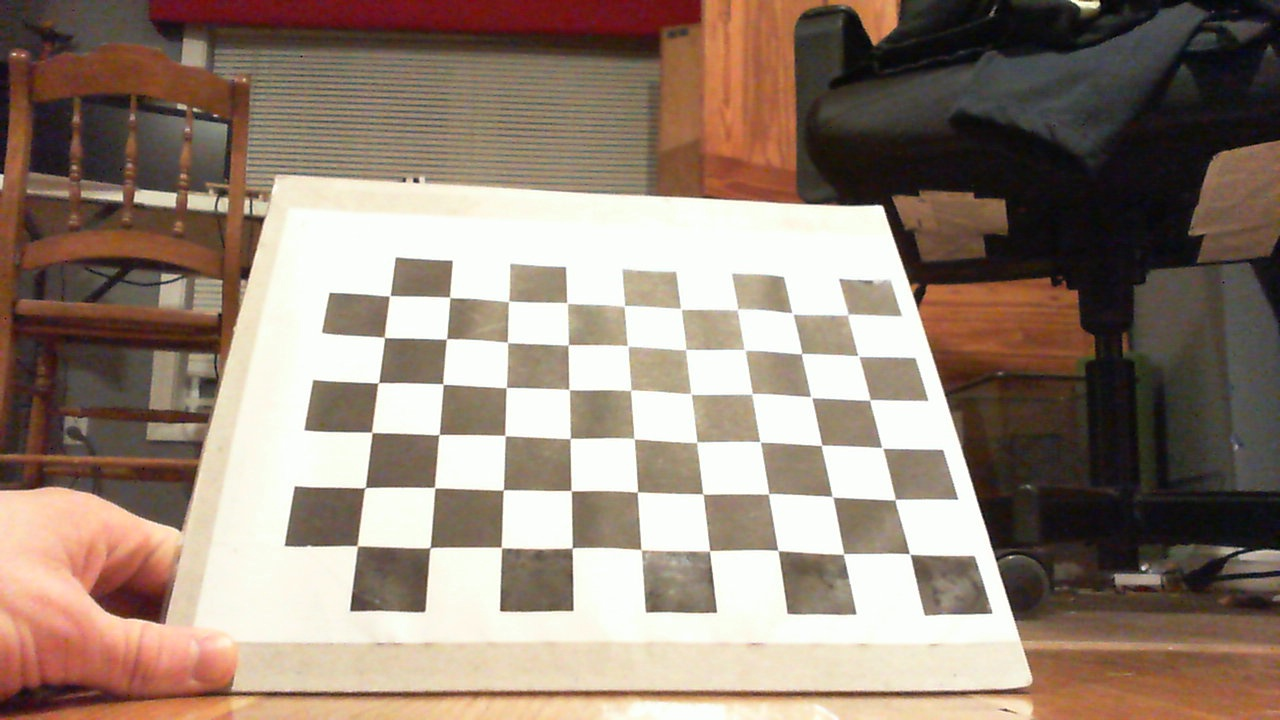
#> input picture CameraCalibration/CameraCalibrationImages/image0000.jpg, 1280 x 720 px, given as the content of the folder /Users/Benjamin/Downloads/Cal_Imgs, which was not available
$ python Undistort.py
#> lines starting #> are read from the running program, lines starting #| are printed output that depends on the picture; pictures that were not available may be replaced by others from this repository, and a replacement may not be noted
import cv2
import numpy as np
import glob
import os

# termination criteria
criteria = (cv2.TERM_CRITERIA_EPS + cv2.TERM_CRITERIA_MAX_ITER, 30, 0.001)

# 6x9 chess board, prepare object points, like (0,0,0), (1,0,0), (2,0,0) ....,(6,5,0)
object_point = np.zeros((6*9, 3), np.float32)
object_point[:, :2] = np.mgrid[0:9, 0:6].T.reshape(-1, 2)

# 3d point in real world space
object_points = []
# 2d points in image plane
image_points = []
h, w = 0, 0

path = "/Users/Benjamin/Downloads/Cal_Imgs/"
images = glob.glob(os.path.join(path, '*.jpg'))
for fname in images:
    img = cv2.imread(fname)
#> img is the input picture: shape (720, 1280, 3); mean B, G, R 116.9, 130.6, 148.2
    gray = cv2.cvtColor(img,cv2.COLOR_BGR2GRAY)
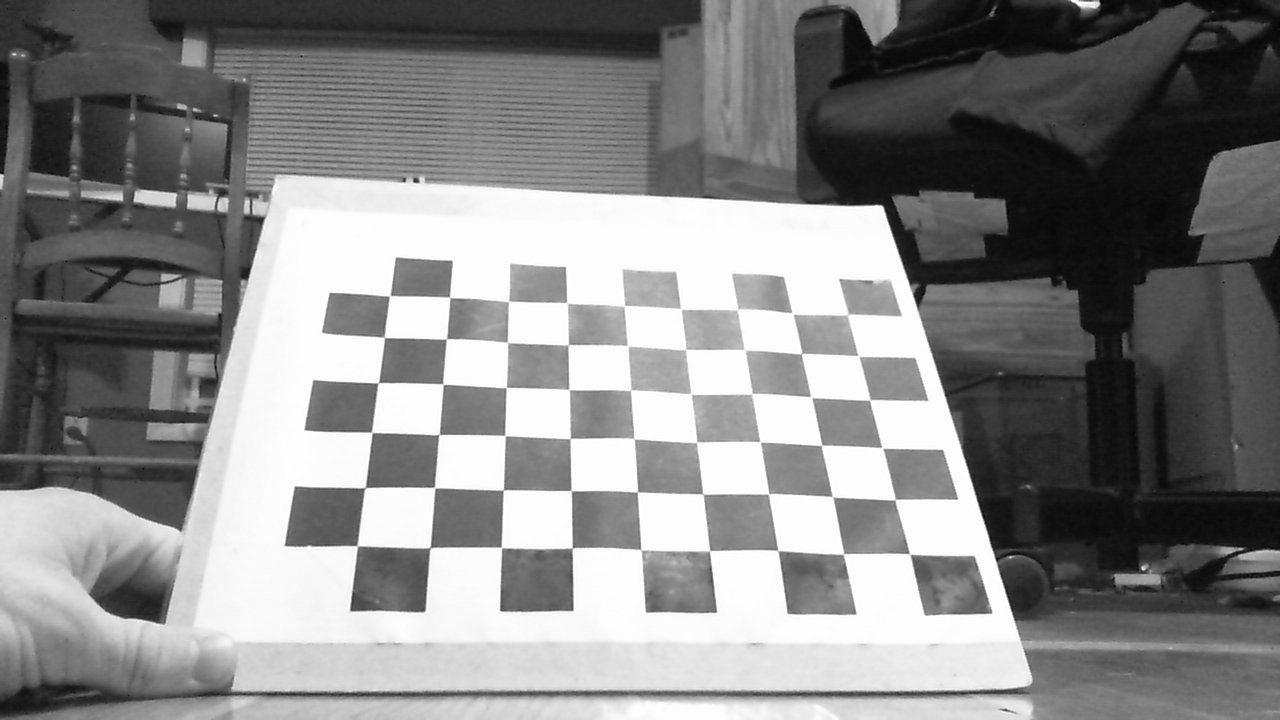
#> gray: shape (720, 1280); min 0, max 255, mean 134.3
    print(gray.shape[::-1])
#| (1280, 720)

    # Find the chess board corners
    ret, corners = cv2.findChessboardCorners(gray, (9,6),None)
#> ret = True; corners = 54 rows, first 8: [909.4, 554.2], [843.1, 553.4], [777.4, 550.5], [710, 550.8], [641, 549.3], [572.1, 548], [501.3, 546.8], [430.1, 548]
    print(ret)
#| True
    # If found, add object points, image points (after refining them)
    if ret == True:
#> (the run stopped early here; a loop or call above may not have finished)

$ run again, on CameraCalibration/CameraCalibrationImages/image0002.jpg
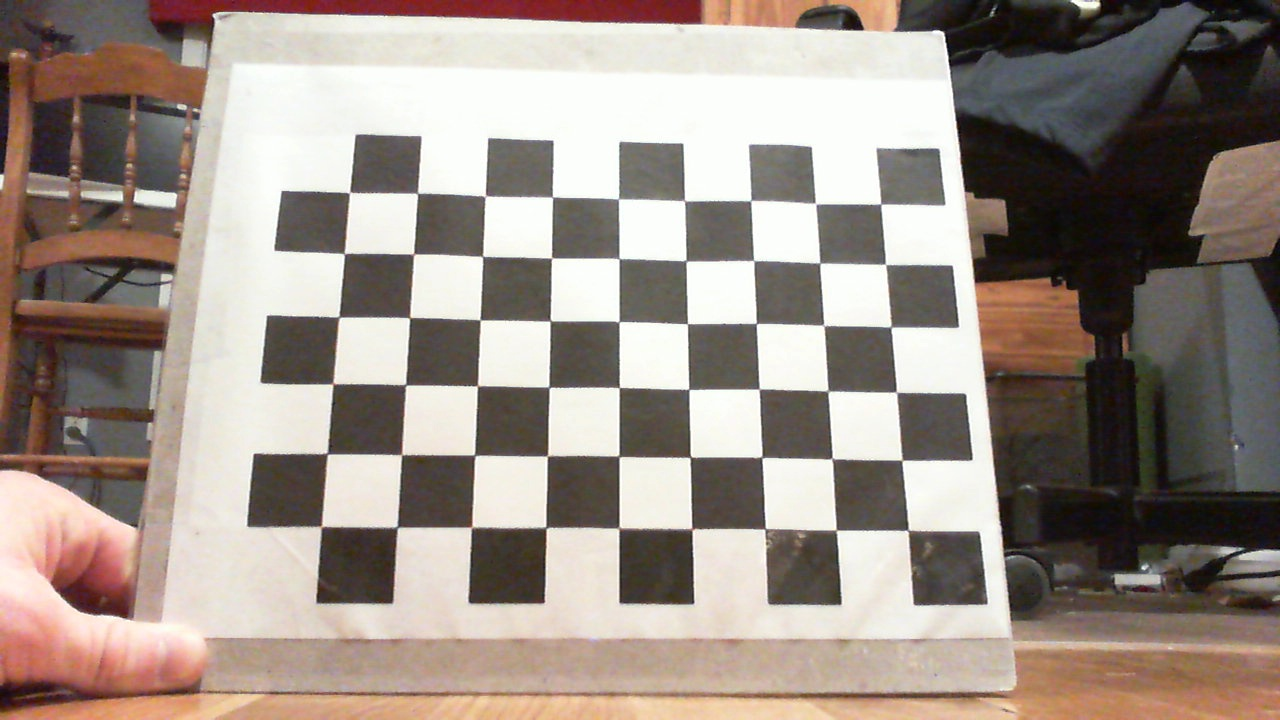
#> input picture CameraCalibration/CameraCalibrationImages/image0002.jpg, 1280 x 720 px, given as the content of the folder /Users/Benjamin/Downloads/Cal_Imgs, which was not available
#> img is the input picture: shape (720, 1280, 3); mean B, G, R 134.7, 143.3, 155.4
#> `gray = cv2.cvtColor(img,cv2.COLOR_BGR2GRAY)`:
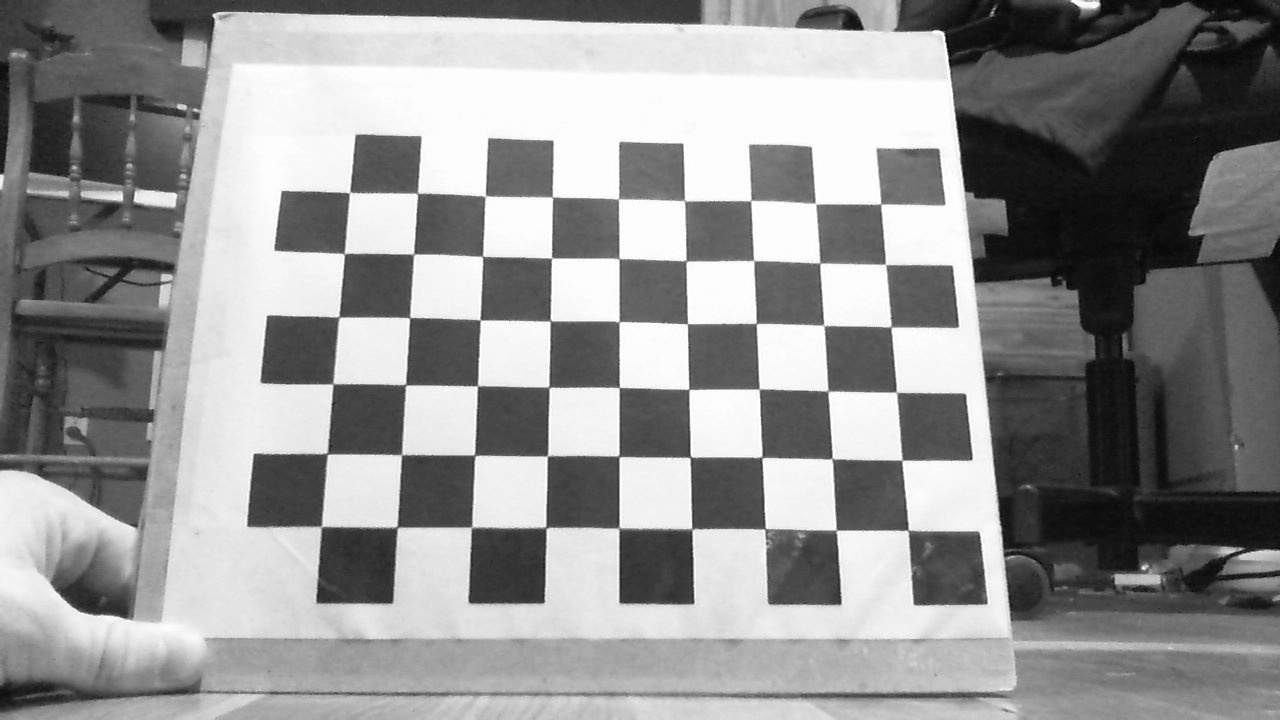
#> gray: shape (720, 1280); min 1, max 255, mean 145.9
#| (1280, 720)
#> ret = True; corners = 54 rows, first 8: [908.5, 530.5], [836.8, 529.9], [765.3, 528.4], [692, 530.9], [618.5, 528.5], [545.5, 528], [471, 527.5], [397, 527]
#| True

$ run again, on CameraCalibration/CameraCalibrationImages/image0003.jpg
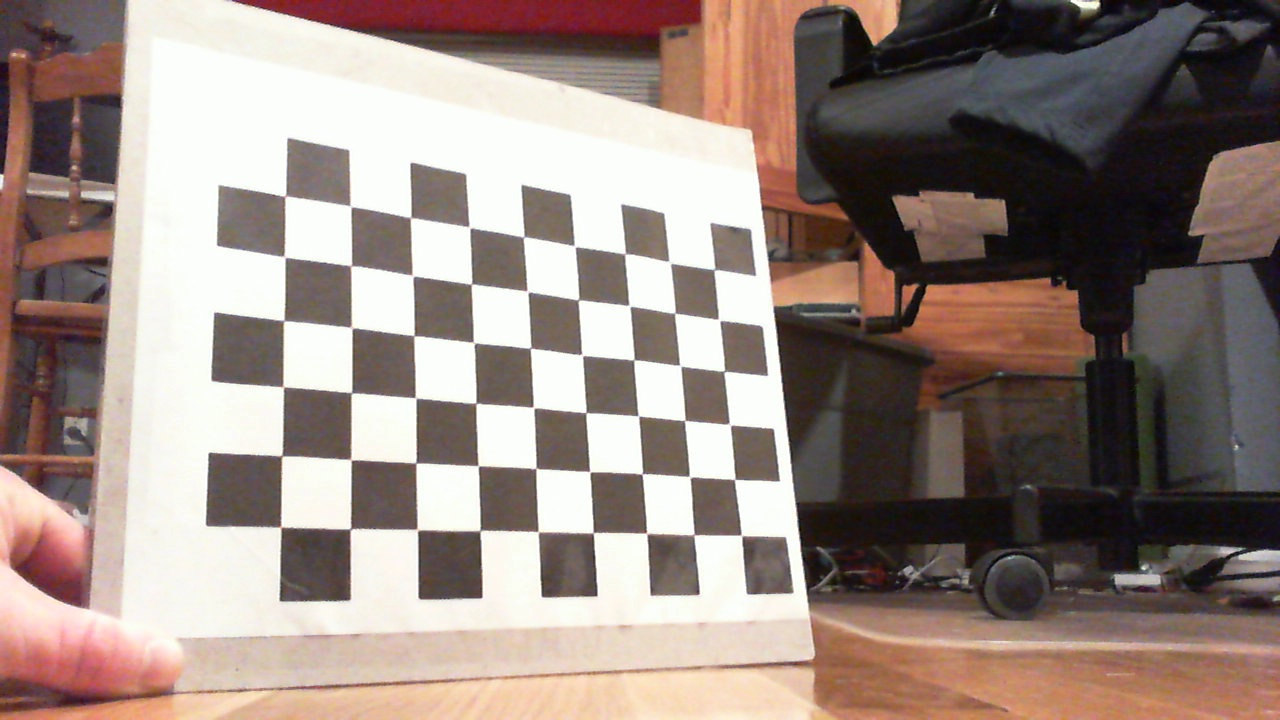
#> input picture CameraCalibration/CameraCalibrationImages/image0003.jpg, 1280 x 720 px, given as the content of the folder /Users/Benjamin/Downloads/Cal_Imgs, which was not available
#> img is the input picture: shape (720, 1280, 3); mean B, G, R 127.5, 134.6, 150.6
#> `gray = cv2.cvtColor(img,cv2.COLOR_BGR2GRAY)`:
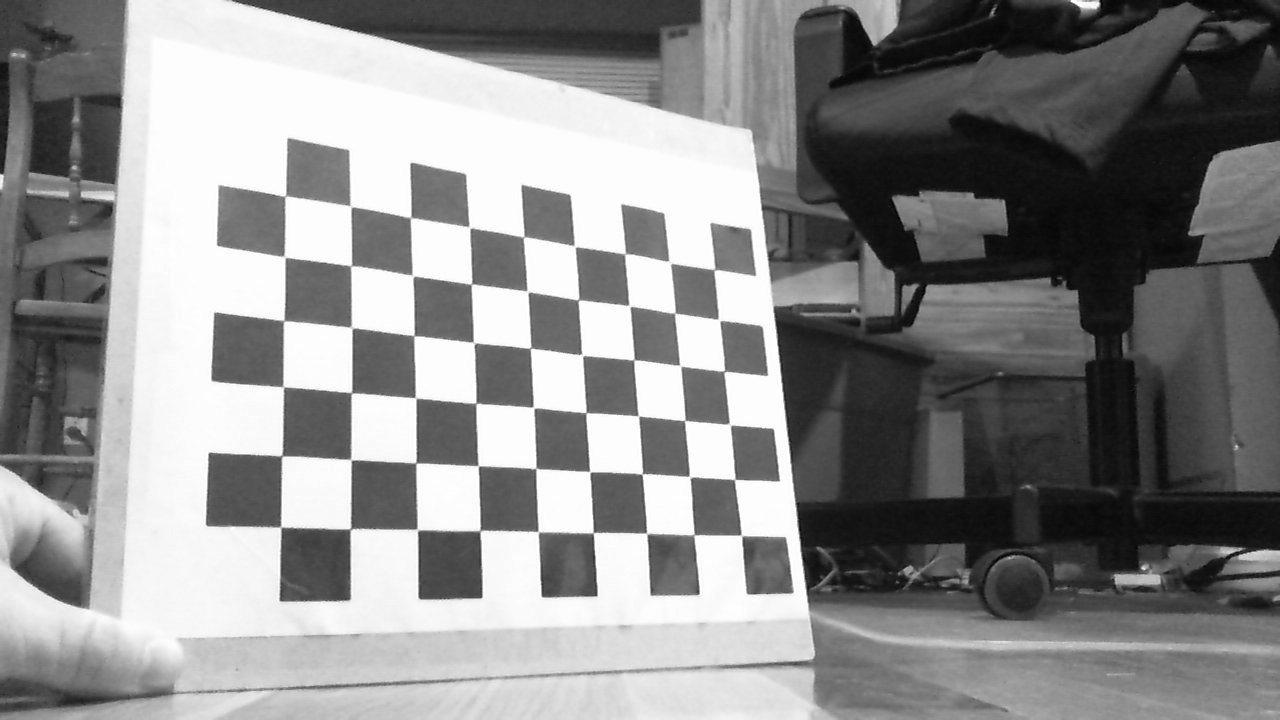
#> gray: shape (720, 1280); min 1, max 255, mean 138.6
#| (1280, 720)
#> ret = True; corners = 54 rows, first 8: [741.4, 535.5], [694.2, 534.3], [646.4, 533.2], [593.2, 532.7], [538.2, 531.6], [479.9, 530.7], [418, 530.2], [350.1, 529.3]
#| True
